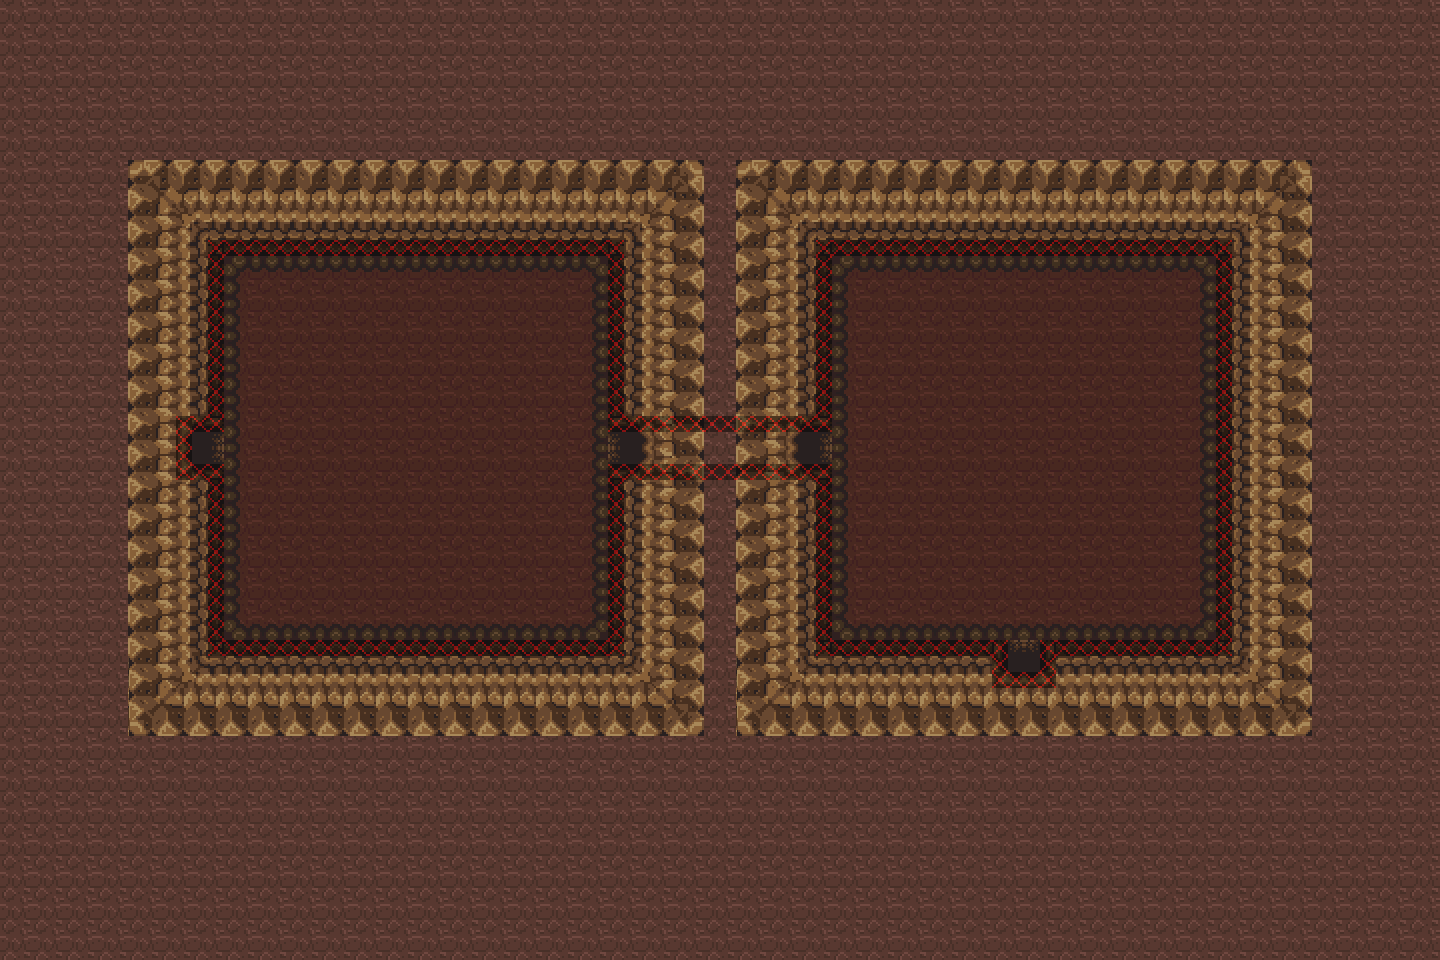

A level layout from a 2D game, rendered from its tile map. Below: a short description, then the map file with tile-grid data replaced by summaries:
An orthogonal 90x60 tile map with 16x16 px tiles, 4 tile layers (Capa de patrones 1, Capa de patrones 2, Collisions 1, Collisions 2), 2 tilesets and 2 objects.

<map version="1.0" orientation="orthogonal" renderorder="right-down" width="90" height="60" tilewidth="16" tileheight="16" nextobjectid="4">
 <tileset firstgid="1" name="tileset cave" tilewidth="16" tileheight="16" tilecount="1710" columns="57">
  <image source="tileset cave.png" width="912" height="480" />
  <tile id="0">
   <properties>
    <property name="y" type="int" value="1088" />
   </properties>
  </tile>
 </tileset>
 <tileset firstgid="1711" name="collision tileset" tilewidth="16" tileheight="16" tilecount="8" columns="8">
  <image source="collision tileset.png" width="131" height="16" />
 </tileset>
 <layer name="Capa de patrones 1" width="90" height="60">
  <properties>
   <property name="print_height" type="int" value="0" />
  </properties>
  <data>[5400 cells, 2592 non-empty, 252 distinct tile ids]</data>
 </layer>
 <layer name="Capa de patrones 2" width="90" height="60">
  <properties>
   <property name="print_height" type="int" value="1" />
  </properties>
  <data>[5400 cells, 2872 non-empty, 38 distinct tile ids]</data>
 </layer>
 <layer name="Collisions 1" width="90" height="60">
  <properties>
   <property name="Navigation" type="int" value="1" />
  </properties>
  <data>[5400 cells, 228 non-empty, 1 distinct tile ids]</data>
 </layer>
 <layer name="Collisions 2" width="90" height="60">
  <properties>
   <property name="Navigation" type="int" value="1" />
  </properties>
  <data>[5400 cells, 0 non-empty, 0 distinct tile ids]</data>
 </layer>
 <objectgroup name="Objects 1">
  <object id="1" x="176" y="432" width="32" height="32">
   <properties>
    <property name="scene" type="int" value="20" />
    <property name="type" value="warp" />
    <property name="x" type="int" value="118" />
    <property name="y" type="int" value="25" />
   </properties>
  </object>
  <object id="3" x="1008" y="656" width="32" height="32">
   <properties>
    <property name="scene" type="int" value="22" />
    <property name="type" value="warp" />
    <property name="x" type="int" value="25" />
    <property name="y" type="int" value="11" />
   </properties>
  </object>
 </objectgroup>
</map>
